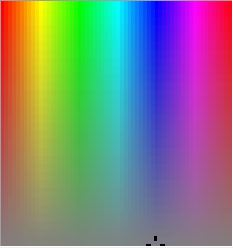
%> input picture 1.JPG, 233 x 248 px
$ octave --eval "HueCurveContour('1.JPG');"   (GNU Octave 9; MATLAB toolbox functions it lacks are replaced by stand-ins)
%> lines starting %> are read from the running program, lines starting %| are printed output that depends on the picture
### HueCurveCenters.m
function centers = HueCurveCenters( curve, minSegPixCount, minHueDelta )
%获取Hue曲线的平滑区域，并返回其中心点列表
%curve：传入的Hue曲线应是排序过的单调递减曲线
%   centers格式：[hue, hue radius]

    % 确定计算的步长
    totalStepCnt = 100;
    curveSize = size(curve); curveSize = curveSize(2);
    step = ceil(curveSize / totalStepCnt);
    totalStepCnt = floor(curveSize / step);

    % 计算centers, Hue曲线是单调递减的
    segStart = -1; segEnd = -1;
    centerCnt = 1;
    totalDelta = zeros(1, totalStepCnt);
    for i = 1 : totalStepCnt
        % 计算hue变化量
        delta = curve((i-1)*step + 1) - curve(i*step);
        totalDelta(i) = delta;
        if delta < 0
            disp('Hue 曲线斜率为正，something wrone!');
            break;
        end
        if delta < minHueDelta
            if segStart == -1
                segStart = i - 1;
            end
            segEnd = i;
        else
            if segStart ~= -1 && segEnd > segStart && (segEnd - segStart) >= minSegPixCount
                hueRadius = (curve(segStart * step + 1) - curve(segEnd * step)) / 2;
                hueCenter = curve(segStart * step + 1) - hueRadius;
                centers{centerCnt} = [hueCenter, hueRadius];
                centerCnt = centerCnt + 1;
                segEnd = -1; segStart = -1;
            end
        end
    end
end

### HueCurveContour.m
function HueCurveContour(filePath)
%> called with filePath = '1.JPG'
    fig = imread(filePath);
%> fig is the input picture: size 248x233x3 uint8; mean R, G, B 129.4, 129.4, 129.4
    hsvFig = rgb2hsv(fig); %转换为hsv图像更有利于分割
%> hsvFig: size 248x233x3 double; mean H, S, V 0.5, 0.617, 0.759
    hue = hsvFig(:,:,1);
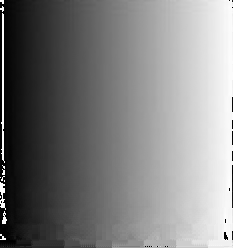
%> hue: size 248x233 double; min 0, max 0.999, mean 0.5
    saturation = hsvFig(:,:,2);    %hue取值用不包含黑白色，饱和度和亮度用于分割黑白两种颜色
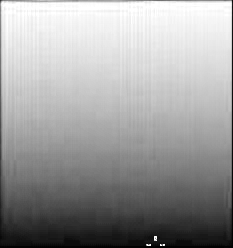
%> saturation: size 248x233 double; min 0, max 1, mean 0.617
    % 当value小于0.2时，为黑色。当saturation小于0.1时，图像变为黑白
    value = hsvFig(:,:,3);
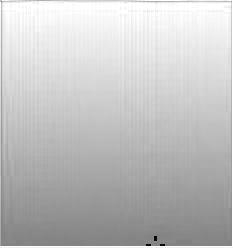
%> value: size 248x233 double; min 0.0157, max 1, mean 0.759
    [width, height] = size(hue);
%> width = 248; height = 233
    hueSort = reshape(hue, [1, width * height]);
    hueSort = sort(hueSort, 'descend');
    minSegPixCount = 0.05;  %分割区域占全部画面的最小百分比
    minHueDelta = 0.005;     %饱和度变化的最大范围，饱和度变化太大，则说明像素不属于同一个分区
    centers = HueCurveCenters(hueSort, minSegPixCount, minHueDelta);
%> the loop in HueCurveCenters, `for i = 1 : totalStepCnt` made 99 passes
%> delta on passes 1 to 12: 0.0113, 0.00957, 0.00763, 0.00822, 0.0128, 0.00571, 0.00833, 0.0121, 0.00969, 0.0088, 0.00968, 0.0136
%> after the loop in HueCurveCenters, `for i = 1 : totalStepCnt`: centerCnt = 1; segEnd = -1; totalDelta = 99 values, max 0.0153 at index 46, min 0.00571 at index 6, mean 0.01
    hueMap = zeros(size(hue, 1), size(hue, 2), size(centers, 2));
    for i = 1 : size(centers, 2)
        center = centers{i};
        radius = center(2);
        center = center(1);
        for j = 1 : size(hue, 2)
            for k = 1 : size(hue, 1)
                if hue(k, j) > center - radius && hue(k, j) < center + radius && value(k, j) > 0.2 && saturation(k, j) > 0.1
                    hueMap(k, j, i) = 1;
                end
            end
        end
        figure;
        surf(hueMap(:, :, i), fig,'edgecolor', 'none','FaceColor','texturemap')
    end
end
%> (the run ends here)

$ run again, on 12003.jpg
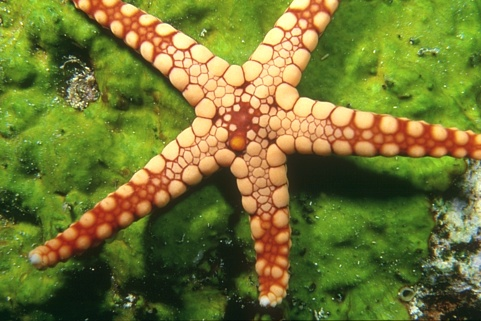
%> input picture 12003.jpg, 481 x 321 px
%> in HueCurveContour, fig is the input picture: size 321x481x3 uint8; mean R, G, B 114.1, 118.7, 50.3
%> hsvFig: size 321x481x3 double; mean H, S, V 0.199, 0.629, 0.527
%> in HueCurveContour, `value = hsvFig(:,:,3);`:
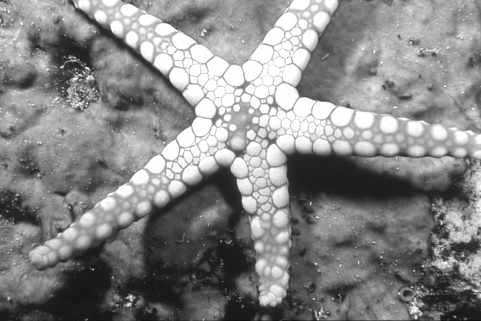
%> value: size 321x481 double; min 0.051, max 1, mean 0.527
%> the loop in HueCurveCenters, `for i = 1 : totalStepCnt` made 99 passes
%> (delta, hueRadius, hueCenter) on pass 11: (0.00506, 0.00211, 0.282)
%> after the loop in HueCurveCenters, `for i = 1 : totalStepCnt`: centerCnt = 4; centers = {[0.282 0.00211], [0.232 0.0423], [0.0753 0.0286]}; hueCenter = 0.0753; hueRadius = 0.0286; segEnd = -1; totalDelta = 99 values, max 0.532 at index 1, min 2.78e-17 at index 23, mean 0.00891
%> in HueCurveContour, `centers = HueCurveCenters(hueSort, minSegPixCount, minHueDelta);`: centers = {[0.282 0.00211], [0.232 0.0423], [0.0753 0.0286]}
%> the loop in HueCurveContour, `for i = 1 : size(centers, 2)` made 3 passes
%> `HueCurveContour('1.JPG');`:
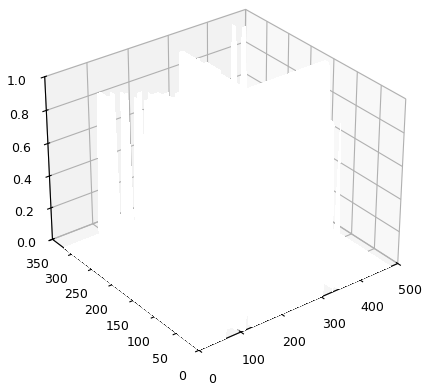
%> figure redrawn from the program's plot data
